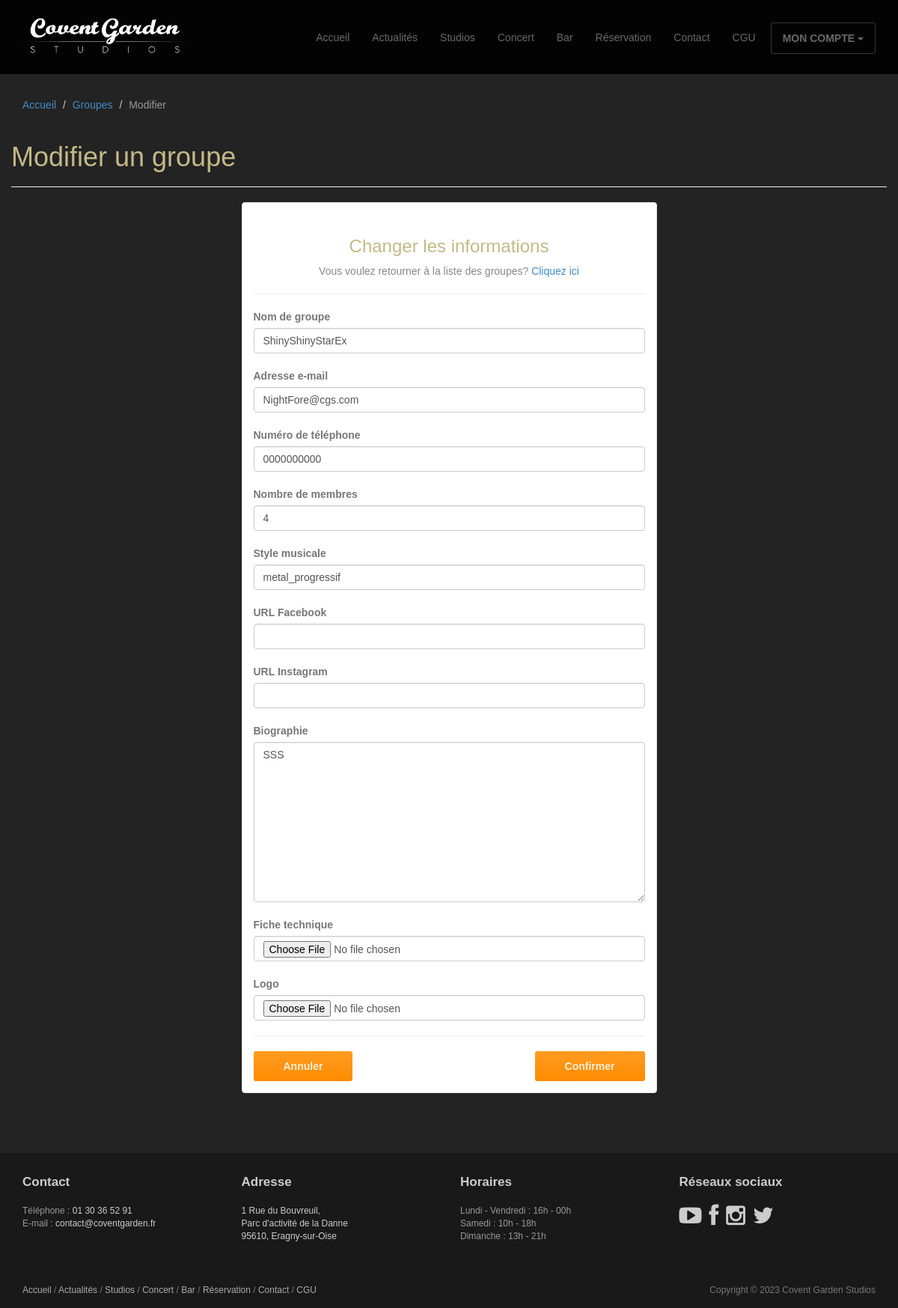
Page /compte/mes_groupes/modifier/12/ (signed in) on the earlier database version.
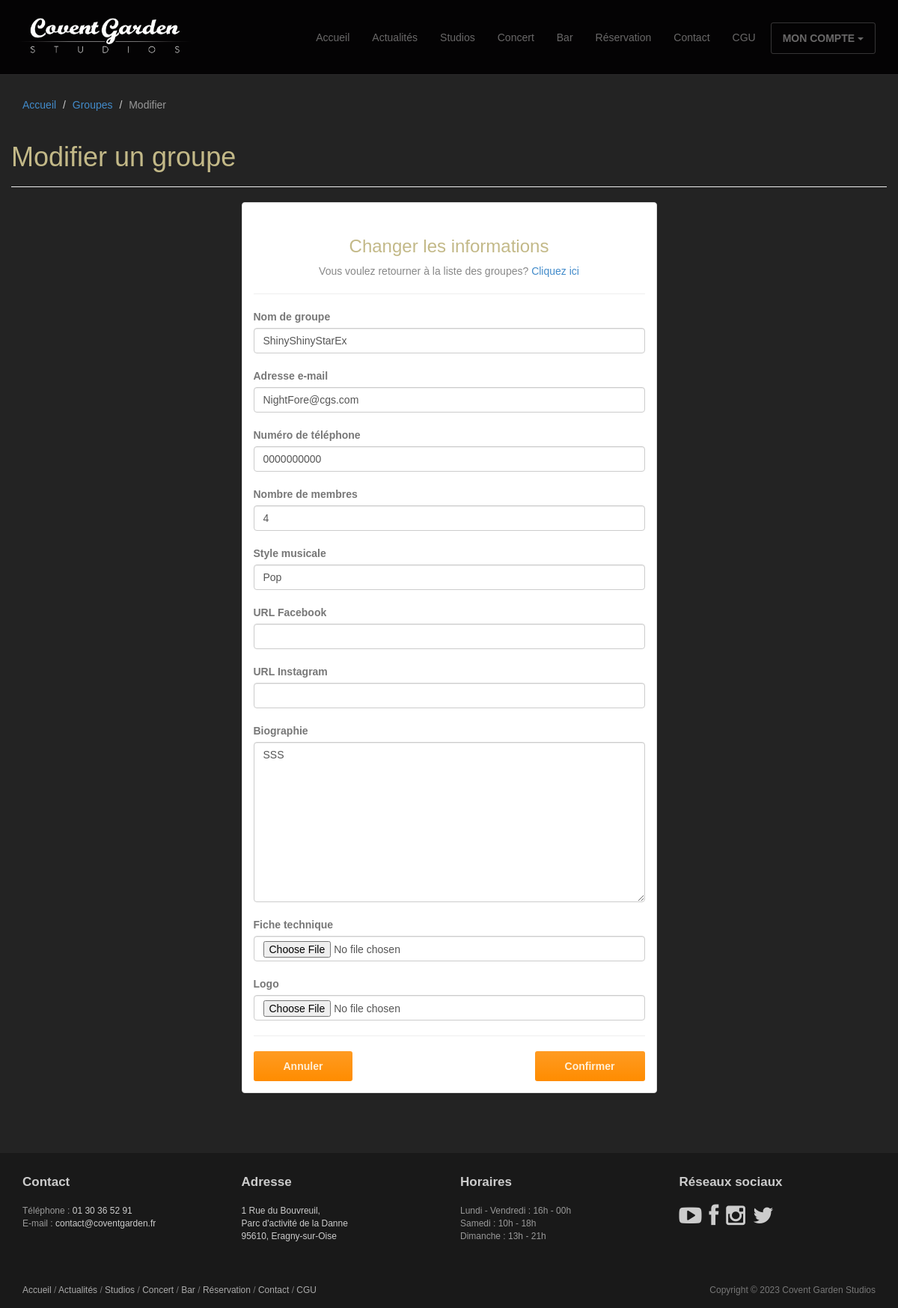
Same page on the later database version.
### studios/models.py (models this page shows, shortened)
class CustomGroup(models.Model):
    user = models.ForeignKey(
        to=CustomUser,
        on_delete=models.CASCADE,
        related_name='my_groups'
    )
    name = MODEL_GROUP_NAME
    email = MODEL_GROUP_EMAIL
    phone = MODEL_GROUP_PHONE
    members = MODEL_MEMBERS
    genre = MODEL_GENRE
    facebook = MODEL_FACEBOOK
    instagram = MODEL_INSTAGRAM
    biography = MODEL_BIOGRAPHY
    technical_sheet = MODEL_TECHNICAL_SHEET
    logo = MODEL_LOGO
    validated = MODEL_VALIDATED

### studios/views.py (the view, shortened to what this page needs)
# urls.py: path('compte/mes_groupes/modifier/<int:group_id>/', views.GroupUpdateView.as_view(), name='groups_update'),
class GroupUpdateView(LoginRequiredMixin, View):
    redirect_field_name = ''
    form_class = CustomGroupForm
    template_name = "groups/groups_update.html"
    context = {
        "title": "Modifier un groupe",
        "breadcrumb": [
            {"view": "home", "name": "Accueil"},
            {"view": "groups_detail", "name": "Groupes"},
            {"view": None, "name": "Modifier"}]
    }
    def get(self, request, group_id):
        group = CustomGroup.objects.get(id=group_id)
        self.context["form"] = self.form_class(instance=group)
        return render(request, self.template_name, self.context)

### studios/forms.py (shortened to what this page needs)
class CustomGroupForm(forms.ModelForm):
    class Meta:
        model = CustomGroup
        fields = '__all__'
        exclude = ('user', 'validated')
    def __init__(self, *args, **kwargs):
        super().__init__(*args, **kwargs)
        for visible in self.visible_fields():
            visible.field.widget.attrs['class'] = 'form-control'

### studios/templates/groups/groups_update.html (shortened to what this page needs)
{% extends 'base/base.html' %}
{% load static %}
{% block header %}
<header id="head" class="secondary"></header>
{% endblock %}
{% block page_header %}
<header class="page-header">
	<h1 class="page-title">{{title}}</h1>
</header>
{% endblock %}
{% block content %}
<form method="post" enctype="multipart/form-data">
	<div class="col-md-6 col-md-offset-3 col-sm-8 col-sm-offset-2">
		<div class="panel panel-default">
			<div class="panel-body">
				<h3 class="thin text-center">Changer les informations</h3>
				<p class="text-center text-muted">Vous voulez retourner à la liste des groupes? <a href="{% url 'placeholder' %}">Cliquez ici</a></p>
				<hr>
				{% include "base/base_form.html" %}
				<hr>
				<div class="row">
					<div class="col-lg-6 text-left">
						<button class="btn btn-action" type="button" onclick="window.location.href='{% url 'groups_detail' %}'">Annuler</button>
					</div>
					<div class="col-lg-6 text-right">
						<button class="btn btn-action" type="submit">Confirmer</button>
					</div>
				</div>
			</div>
		</div>
	</div>
</form>
{% endblock %}

### studios/templates/base/base_form.html (shortened to what this page needs)
{% for field in form %}
	<div class="top-margin">
		<label>
			{{ field.label }}
		</label>
		{{ field }}
	</div>
{% endfor %}

Differences in the rows shown:
changed CustomGroup "ShinyShinyStarEx": genre "metal_progressif" → "Pop"
